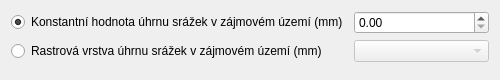
             <widget class="QWidget" name="page_5">
              <property name="geometry">
               <rect>
                <x>0</x>
                <y>0</y>
                <width>500</width>
                <height>80</height>
               </rect>
              </property>
              <attribute name="label">
               <string>Úhrn srážek v průběhu radioaktiní depozice</string>
              </attribute>
              <layout class="QGridLayout" name="gridLayout_11">
               <item row="0" column="0">
                <layout class="QGridLayout" name="gridLayout_10">
                 <item row="2" column="0">
                  <widget class="QRadioButton" name="rb_precip_rast">
                   <property name="enabled">
                    <bool>true</bool>
                   </property>
                   <property name="sizePolicy">
                    <sizepolicy hsizetype="Preferred" vsizetype="Fixed">
                     <horstretch>0</horstretch>
                     <verstretch>0</verstretch>
                    </sizepolicy>
                   </property>
                   <property name="text">
                    <string>Rastrová vrstva úhrnu srážek v zájmovém území (mm)</string>
                   </property>
                  </widget>
                 </item>
                 <item row="2" column="1">
                  <widget class="QgsMapLayerComboBox" name="cbox_precip">
                   <property name="enabled">
                    <bool>false</bool>
                   </property>
                   <property name="sizePolicy">
                    <sizepolicy hsizetype="Preferred" vsizetype="Fixed">
                     <horstretch>0</horstretch>
                     <verstretch>0</verstretch>
                    </sizepolicy>
                   </property>
                   <property name="allowEmptyLayer">
                    <bool>true</bool>
                   </property>
                  </widget>
                 </item>
                 <item row="0" column="0">
                  <widget class="QRadioButton" name="rb_precip_konst">
                   <property name="sizePolicy">
                    <sizepolicy hsizetype="Preferred" vsizetype="Fixed">
                     <horstretch>0</horstretch>
                     <verstretch>0</verstretch>
                    </sizepolicy>
                   </property>
                   <property name="text">
                    <string>Konstantní hodnota úhrnu srážek v zájmovém území (mm)</string>
                   </property>
                   <property name="checked">
                    <bool>true</bool>
                   </property>
                  </widget>
                 </item>
                 <item row="0" column="1">
                  <widget class="QgsDoubleSpinBox" name="sbox_precip"/>
                 </item>
                </layout>
               </item>
               <item row="1" column="0">
                <spacer name="verticalSpacer_3">
                 <property name="orientation">
                  <enum>Qt::Vertical</enum>
                 </property>
                 <property name="sizeHint" stdset="0">
                  <size>
                   <width>20</width>
                   <height>287</height>
                  </size>
                 </property>
                </spacer>
               </item>
              </layout>
             </widget>
